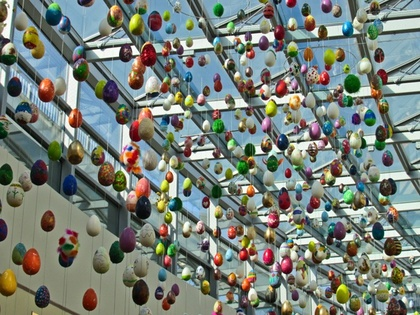
%> input picture assignment1/assigment1/spot1-diff1.jpg, 420 x 315 px, shrunk from 600 x 450 before the run; the run also reads 1 picture not shown here
$ octave p1.m   (GNU Octave 9; MATLAB toolbox functions it lacks are replaced by stand-ins)
%> lines starting %> are read from the running program, lines starting %| are printed output that depends on the picture; in (x1, y1, x2, y2) boxes, pixels count from 0 and x2, y2 are one past the last pixel; in counts of white or black regions, pixels touching at a corner belong together; the program's own positions count from 1
clear
clc
close all

im1 = imread('/home/sajal/3-1/DIP/Assignments/assignment1/assigment1/spot1-diff1.jpg');
%> im1 is the input picture: size 315x420x3 uint8; mean R, G, B 119.7, 128.2, 120.1
im2 = imread('/home/sajal/3-1/DIP/Assignments/assignment1/assigment1/spot1-diff2.jpg');
% figure,imshow(im1);
% figure,imshow(im2);

THRESH = 40;

imdiff = abs(im1 - im2);

[x y] = find(imdiff(:,:,1) > THRESH | imdiff(:,:,2) > THRESH | imdiff(:,:,3) > THRESH );
%> x = 24 values from 226 to 229; y = 24 values from 297 to 304

imnew = zeros(size(imdiff,1),size(imdiff,2));

for i=1:size(x,1)
    a=x(i,1);
    b=y(i,1);
    imnew(a,b)=255;
end
%> this loop made 24 passes
%> (a, b) on passes 1 to 12: (226, 297), (226, 298), (227, 298), (228, 298), (226, 299), (227, 299), (228, 299), (229, 299), (226, 300), (227, 300), (228, 300), (229, 300)
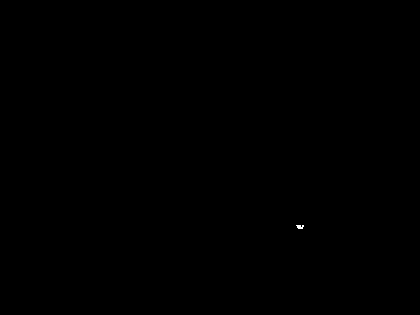
%> imnew: size 315x420 double; 0.02% white in thin lines or dots, all inside (x1, y1, x2, y2) = (296, 225, 304, 229)

%figure,imshow(imnew);

visited=zeros(size(imnew));
leftpoint=zeros(1,2);
rightpoint=zeros(1,2);
toppoint=zeros(1,2);
bottompoint=zeros(1,2);
dimen=[];
recchar=zeros(1,4);
count=0;

for i=1:size(imnew,1)
    for j=1:size(imnew,2)
        if(imnew(i,j)==255 && visited(i,j)==0)
            imright=1;
            imtop=size(imnew,1);
            imleft=size(imnew,2);
            imbottom=1;
            [visited,left,right,top,bottom]=paintfill(imnew,visited,i,j,255,imleft,imright,imtop,imbottom,leftpoint,rightpoint,bottompoint,toppoint);
            breadth=abs(left(1)-right(1));
            height=abs(bottom(2)-top(2));
            area=breadth*height;
            if(area>40)
                count=count+1;
                recchar(1)=left(1);
                recchar(2)=top(2);
                recchar(3)=breadth;
                recchar(4)=height;
                if(count==1)
                    dimen=recchar;
                else
                    dimen=[dimen;recchar];
                end

%                 z = rectangle('Position',[left(1),top(2),breadth,height]);
%                 set(z,'EdgeColor','red');
            end
        end
    end
end
%> after the loop, area = 21; bottom = [300 229]; breadth = 7; count = 0; height = 3; imbottom = 1; imleft = 420; imright = 1; imtop = 315; left = [297 226]; recchar = [0 0 0 0]; right = [304 226]; top = [297 226]

figure,imshow(im1);
for i=1:size(dimen,1)
    z=rectangle('Position',[dimen(i,1),dimen(i,2),dimen(i,3),dimen(i,4)]);
    set(z,'EdgeColor',[1 0 0]);
    set(z,'LineWidth',1);
end
%
figure,imshow(im2);
for i=1:size(dimen,1)
    z=rectangle('Position',[dimen(i,1),dimen(i,2),dimen(i,3),dimen(i,4)]);
    set(z,'EdgeColor', [1 0 0]);
    set(z,'LineWidth',1);
end
